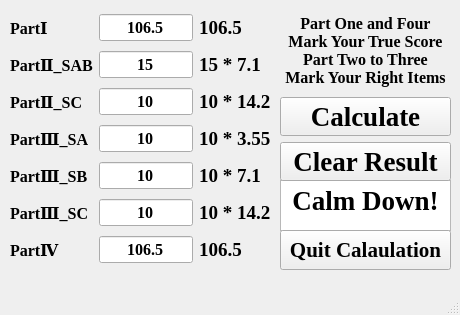
<?xml version="1.0" encoding="UTF-8"?>
<ui version="4.0">
 <class>MainWindow</class>
 <widget class="QMainWindow" name="MainWindow">
  <property name="geometry">
   <rect>
    <x>0</x>
    <y>0</y>
    <width>460</width>
    <height>315</height>
   </rect>
  </property>
  <property name="windowTitle">
   <string>MainWindow</string>
  </property>
  <widget class="QWidget" name="centralwidget">
   <widget class="QTextBrowser" name="Result">
    <property name="geometry">
     <rect>
      <x>280</x>
      <y>180</y>
      <width>171</width>
      <height>51</height>
     </rect>
    </property>
    <property name="font">
     <font>
      <family>Times New Roman</family>
      <pointsize>20</pointsize>
      <weight>75</weight>
      <bold>true</bold>
     </font>
    </property>
    <property name="tabChangesFocus">
     <bool>true</bool>
    </property>
    <property name="html">
     <string>&lt;!DOCTYPE HTML PUBLIC &quot;-//W3C//DTD HTML 4.0//EN&quot; &quot;http://www.w3.org/TR/REC-html40/strict.dtd&quot;&gt;
&lt;html&gt;&lt;head&gt;&lt;meta name=&quot;qrichtext&quot; content=&quot;1&quot; /&gt;&lt;style type=&quot;text/css&quot;&gt;
p, li { white-space: pre-wrap; }
&lt;/style&gt;&lt;/head&gt;&lt;body style=&quot; font-family:'Times New Roman'; font-size:20pt; font-weight:600; font-style:normal;&quot;&gt;
&lt;p align=&quot;center&quot; style=&quot; margin-top:12px; margin-bottom:12px; margin-left:0px; margin-right:0px; -qt-block-indent:0; text-indent:0px;&quot;&gt;&lt;span style=&quot; font-family:'Times New Roman';&quot;&gt;Calm Down!&lt;/span&gt;&lt;/p&gt;&lt;/body&gt;&lt;/html&gt;</string>
    </property>
   </widget>
   <widget class="QWidget" name="layoutWidget">
    <property name="geometry">
     <rect>
      <x>280</x>
      <y>10</y>
      <width>171</width>
      <height>171</height>
     </rect>
    </property>
    <layout class="QVBoxLayout" name="verticalLayout">
     <item>
      <widget class="QLabel" name="label">
       <property name="font">
        <font>
         <family>Times New Roman</family>
         <pointsize>12</pointsize>
         <weight>75</weight>
         <bold>true</bold>
        </font>
       </property>
       <property name="text">
        <string>Part One and Four
Mark Your True Score
Part Two to Three
Mark Your Right Items</string>
       </property>
       <property name="alignment">
        <set>Qt::AlignCenter</set>
       </property>
      </widget>
     </item>
     <item>
      <widget class="QPushButton" name="Calculation">
       <property name="font">
        <font>
         <family>Times New Roman</family>
         <pointsize>20</pointsize>
         <weight>75</weight>
         <bold>true</bold>
        </font>
       </property>
       <property name="text">
        <string>Calculate</string>
       </property>
       <property name="autoDefault">
        <bool>false</bool>
       </property>
       <property name="default">
        <bool>false</bool>
       </property>
      </widget>
     </item>
     <item>
      <widget class="QPushButton" name="Clear">
       <property name="font">
        <font>
         <family>Times New Roman</family>
         <pointsize>20</pointsize>
         <weight>75</weight>
         <bold>true</bold>
        </font>
       </property>
       <property name="text">
        <string>Clear Result</string>
       </property>
       <property name="autoDefault">
        <bool>false</bool>
       </property>
       <property name="default">
        <bool>false</bool>
       </property>
      </widget>
     </item>
    </layout>
   </widget>
   <widget class="QWidget" name="layoutWidget">
    <property name="geometry">
     <rect>
      <x>10</x>
      <y>10</y>
      <width>261</width>
      <height>259</height>
     </rect>
    </property>
    <layout class="QGridLayout" name="gridLayout">
     <item row="6" column="1">
      <widget class="QLineEdit" name="PartFour">
       <property name="font">
        <font>
         <family>Times New Roman</family>
         <pointsize>12</pointsize>
         <weight>75</weight>
         <bold>true</bold>
        </font>
       </property>
       <property name="text">
        <string>106.5</string>
       </property>
       <property name="alignment">
        <set>Qt::AlignCenter</set>
       </property>
      </widget>
     </item>
     <item row="3" column="1">
      <widget class="QLineEdit" name="PartThree_SA">
       <property name="font">
        <font>
         <family>Times New Roman</family>
         <pointsize>12</pointsize>
         <weight>75</weight>
         <bold>true</bold>
        </font>
       </property>
       <property name="cursor">
        <cursorShape>IBeamCursor</cursorShape>
       </property>
       <property name="contextMenuPolicy">
        <enum>Qt::DefaultContextMenu</enum>
       </property>
       <property name="text">
        <string>10</string>
       </property>
       <property name="maxLength">
        <number>32766</number>
       </property>
       <property name="alignment">
        <set>Qt::AlignCenter</set>
       </property>
      </widget>
     </item>
     <item row="6" column="2">
      <widget class="QLabel" name="label_7">
       <property name="enabled">
        <bool>true</bool>
       </property>
       <property name="font">
        <font>
         <family>Times New Roman</family>
         <pointsize>14</pointsize>
         <weight>75</weight>
         <bold>true</bold>
        </font>
       </property>
       <property name="text">
        <string>106.5 </string>
       </property>
      </widget>
     </item>
     <item row="5" column="1">
      <widget class="QLineEdit" name="PartThree_SC">
       <property name="font">
        <font>
         <family>Times New Roman</family>
         <pointsize>12</pointsize>
         <weight>75</weight>
         <bold>true</bold>
        </font>
       </property>
       <property name="text">
        <string>10</string>
       </property>
       <property name="alignment">
        <set>Qt::AlignCenter</set>
       </property>
      </widget>
     </item>
     <item row="4" column="2">
      <widget class="QLabel" name="label_8">
       <property name="font">
        <font>
         <family>Times New Roman</family>
         <pointsize>14</pointsize>
         <weight>75</weight>
         <bold>true</bold>
        </font>
       </property>
       <property name="text">
        <string>10 * 7.1</string>
       </property>
      </widget>
     </item>
     <item row="3" column="2">
      <widget class="QLabel" name="label_5">
       <property name="font">
        <font>
         <family>Times New Roman</family>
         <pointsize>14</pointsize>
         <weight>75</weight>
         <bold>true</bold>
        </font>
       </property>
       <property name="text">
        <string>10 * 3.55</string>
       </property>
      </widget>
     </item>
     <item row="3" column="0">
      <widget class="QLabel" name="label1_4">
       <property name="font">
        <font>
         <family>Times New Roman</family>
         <pointsize>12</pointsize>
         <weight>75</weight>
         <bold>true</bold>
        </font>
       </property>
       <property name="text">
        <string>PartⅢ_SA</string>
       </property>
      </widget>
     </item>
     <item row="0" column="0">
      <widget class="QLabel" name="label1">
       <property name="font">
        <font>
         <family>Times New Roman</family>
         <pointsize>12</pointsize>
         <weight>75</weight>
         <bold>true</bold>
        </font>
       </property>
       <property name="text">
        <string>PartⅠ</string>
       </property>
      </widget>
     </item>
     <item row="5" column="2">
      <widget class="QLabel" name="label_6">
       <property name="font">
        <font>
         <family>Times New Roman</family>
         <pointsize>14</pointsize>
         <weight>75</weight>
         <bold>true</bold>
        </font>
       </property>
       <property name="text">
        <string>10 * 14.2</string>
       </property>
      </widget>
     </item>
     <item row="2" column="0">
      <widget class="QLabel" name="label1_3">
       <property name="font">
        <font>
         <family>Times New Roman</family>
         <pointsize>12</pointsize>
         <weight>75</weight>
         <bold>true</bold>
        </font>
       </property>
       <property name="text">
        <string>PartⅡ_SC</string>
       </property>
      </widget>
     </item>
     <item row="0" column="1">
      <widget class="QLineEdit" name="PartOne">
       <property name="font">
        <font>
         <family>Times New Roman</family>
         <pointsize>12</pointsize>
         <weight>75</weight>
         <bold>true</bold>
        </font>
       </property>
       <property name="text">
        <string>106.5</string>
       </property>
       <property name="alignment">
        <set>Qt::AlignCenter</set>
       </property>
       <property name="cursorMoveStyle">
        <enum>Qt::VisualMoveStyle</enum>
       </property>
       <property name="clearButtonEnabled">
        <bool>false</bool>
       </property>
      </widget>
     </item>
     <item row="0" column="2">
      <widget class="QLabel" name="label_2">
       <property name="font">
        <font>
         <family>Times New Roman</family>
         <pointsize>14</pointsize>
         <weight>75</weight>
         <bold>true</bold>
        </font>
       </property>
       <property name="text">
        <string>106.5</string>
       </property>
      </widget>
     </item>
     <item row="4" column="0">
      <widget class="QLabel" name="label1_7">
       <property name="font">
        <font>
         <family>Times New Roman</family>
         <pointsize>12</pointsize>
         <weight>75</weight>
         <bold>true</bold>
        </font>
       </property>
       <property name="text">
        <string>PartⅢ_SB</string>
       </property>
      </widget>
     </item>
     <item row="2" column="1">
      <widget class="QLineEdit" name="PartTwo_SC">
       <property name="font">
        <font>
         <family>Times New Roman</family>
         <pointsize>12</pointsize>
         <weight>75</weight>
         <bold>true</bold>
        </font>
       </property>
       <property name="text">
        <string>10</string>
       </property>
       <property name="alignment">
        <set>Qt::AlignCenter</set>
       </property>
      </widget>
     </item>
     <item row="1" column="1">
      <widget class="QLineEdit" name="PartTwo_SAB">
       <property name="font">
        <font>
         <family>Times New Roman</family>
         <pointsize>12</pointsize>
         <weight>75</weight>
         <bold>true</bold>
        </font>
       </property>
       <property name="text">
        <string>15</string>
       </property>
       <property name="alignment">
        <set>Qt::AlignCenter</set>
       </property>
      </widget>
     </item>
     <item row="1" column="2">
      <widget class="QLabel" name="label_3">
       <property name="font">
        <font>
         <family>Times New Roman</family>
         <pointsize>14</pointsize>
         <weight>75</weight>
         <bold>true</bold>
        </font>
       </property>
       <property name="text">
        <string>15 * 7.1</string>
       </property>
      </widget>
     </item>
     <item row="6" column="0">
      <widget class="QLabel" name="label1_6">
       <property name="font">
        <font>
         <family>Times New Roman</family>
         <pointsize>12</pointsize>
         <weight>75</weight>
         <bold>true</bold>
        </font>
       </property>
       <property name="text">
        <string>PartⅣ</string>
       </property>
      </widget>
     </item>
     <item row="1" column="0">
      <widget class="QLabel" name="label1_2">
       <property name="font">
        <font>
         <family>Times New Roman</family>
         <pointsize>12</pointsize>
         <weight>75</weight>
         <bold>true</bold>
        </font>
       </property>
       <property name="text">
        <string>PartⅡ_SAB</string>
       </property>
      </widget>
     </item>
     <item row="2" column="2">
      <widget class="QLabel" name="label_4">
       <property name="font">
        <font>
         <family>Times New Roman</family>
         <pointsize>14</pointsize>
         <weight>75</weight>
         <bold>true</bold>
        </font>
       </property>
       <property name="text">
        <string>10 * 14.2</string>
       </property>
      </widget>
     </item>
     <item row="5" column="0">
      <widget class="QLabel" name="label1_5">
       <property name="font">
        <font>
         <family>Times New Roman</family>
         <pointsize>12</pointsize>
         <weight>75</weight>
         <bold>true</bold>
        </font>
       </property>
       <property name="text">
        <string>PartⅢ_SC</string>
       </property>
      </widget>
     </item>
     <item row="4" column="1">
      <widget class="QLineEdit" name="PartThree_SB">
       <property name="font">
        <font>
         <family>Times New Roman</family>
         <pointsize>12</pointsize>
         <weight>75</weight>
         <bold>true</bold>
        </font>
       </property>
       <property name="cursor">
        <cursorShape>IBeamCursor</cursorShape>
       </property>
       <property name="contextMenuPolicy">
        <enum>Qt::DefaultContextMenu</enum>
       </property>
       <property name="text">
        <string>10</string>
       </property>
       <property name="maxLength">
        <number>32766</number>
       </property>
       <property name="alignment">
        <set>Qt::AlignCenter</set>
       </property>
      </widget>
     </item>
    </layout>
   </widget>
   <widget class="QPushButton" name="QuitCET">
    <property name="geometry">
     <rect>
      <x>280</x>
      <y>230</y>
      <width>171</width>
      <height>40</height>
     </rect>
    </property>
    <property name="font">
     <font>
      <family>Times New Roman</family>
      <pointsize>16</pointsize>
      <weight>75</weight>
      <bold>true</bold>
     </font>
    </property>
    <property name="text">
     <string>Quit Calaulation</string>
    </property>
   </widget>
  </widget>
  <widget class="QMenuBar" name="menubar">
   <property name="geometry">
    <rect>
     <x>0</x>
     <y>0</y>
     <width>460</width>
     <height>23</height>
    </rect>
   </property>
  </widget>
  <widget class="QStatusBar" name="statusbar"/>
 </widget>
 <tabstops>
  <tabstop>PartOne</tabstop>
  <tabstop>PartTwo_SAB</tabstop>
  <tabstop>PartTwo_SC</tabstop>
  <tabstop>PartThree_SA</tabstop>
  <tabstop>PartThree_SB</tabstop>
  <tabstop>PartThree_SC</tabstop>
  <tabstop>PartFour</tabstop>
  <tabstop>Clear</tabstop>
  <tabstop>Result</tabstop>
 </tabstops>
 <resources/>
 <connections/>
</ui>
